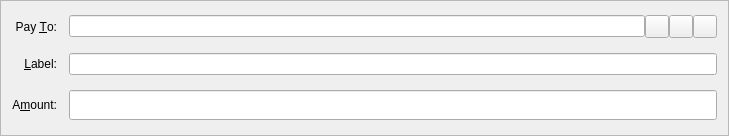
<?xml version="1.0" encoding="UTF-8"?>
<ui version="4.0">
 <class>SendCoinsEntry</class>
 <widget class="QFrame" name="SendCoinsEntry">
  <property name="geometry">
   <rect>
    <x>0</x>
    <y>0</y>
    <width>729</width>
    <height>136</height>
   </rect>
  </property>
  <property name="windowTitle">
   <string>Form</string>
  </property>
  <property name="frameShape">
   <enum>QFrame::StyledPanel</enum>
  </property>
  <property name="frameShadow">
   <enum>QFrame::Sunken</enum>
  </property>
  <layout class="QGridLayout" name="gridLayout">
   <property name="spacing">
    <number>12</number>
   </property>
   <item row="5" column="0">
    <widget class="QLabel" name="label">
     <property name="font">
      <font>
       <pointsize>9</pointsize>
      </font>
     </property>
     <property name="text">
      <string>A&amp;mount:</string>
     </property>
     <property name="alignment">
      <set>Qt::AlignRight|Qt::AlignTrailing|Qt::AlignVCenter</set>
     </property>
     <property name="buddy">
      <cstring>payAmount</cstring>
     </property>
    </widget>
   </item>
   <item row="3" column="0">
    <widget class="QLabel" name="label_2">
     <property name="font">
      <font>
       <pointsize>9</pointsize>
      </font>
     </property>
     <property name="text">
      <string>Pay &amp;To:</string>
     </property>
     <property name="alignment">
      <set>Qt::AlignRight|Qt::AlignTrailing|Qt::AlignVCenter</set>
     </property>
     <property name="buddy">
      <cstring>payTo</cstring>
     </property>
    </widget>
   </item>
   <item row="5" column="1">
    <widget class="BitcoinAmountField" name="payAmount">
     <property name="minimumSize">
      <size>
       <width>0</width>
       <height>30</height>
      </size>
     </property>
     <property name="font">
      <font>
       <pointsize>8</pointsize>
      </font>
     </property>
    </widget>
   </item>
   <item row="4" column="1">
    <layout class="QHBoxLayout" name="horizontalLayout_2">
     <property name="spacing">
      <number>0</number>
     </property>
     <item>
      <widget class="QValidatedLineEdit" name="addAsLabel">
       <property name="enabled">
        <bool>true</bool>
       </property>
       <property name="font">
        <font>
         <pointsize>9</pointsize>
        </font>
       </property>
       <property name="toolTip">
        <string>Enter a label for this address to add it to your address book</string>
       </property>
      </widget>
     </item>
    </layout>
   </item>
   <item row="4" column="0">
    <widget class="QLabel" name="label_4">
     <property name="font">
      <font>
       <pointsize>9</pointsize>
      </font>
     </property>
     <property name="text">
      <string>&amp;Label:</string>
     </property>
     <property name="alignment">
      <set>Qt::AlignRight|Qt::AlignTrailing|Qt::AlignVCenter</set>
     </property>
     <property name="buddy">
      <cstring>addAsLabel</cstring>
     </property>
    </widget>
   </item>
   <item row="3" column="1">
    <layout class="QHBoxLayout" name="payToLayout">
     <property name="spacing">
      <number>0</number>
     </property>
     <item>
      <widget class="QValidatedLineEdit" name="payTo">
       <property name="font">
        <font>
         <pointsize>9</pointsize>
        </font>
       </property>
       <property name="toolTip">
        <string>The address to send the payment to  (e.g. B8gZqgY4r2RoEdqYk3QsAqFckyf9pRHN6i)</string>
       </property>
       <property name="maxLength">
        <number>34</number>
       </property>
      </widget>
     </item>
     <item>
      <widget class="QToolButton" name="addressBookButton">
       <property name="toolTip">
        <string>Choose address from address book</string>
       </property>
       <property name="text">
        <string/>
       </property>
       <property name="icon">
        <iconset resource="../bitcoin.qrc">
         <normaloff>:/icons/address-book</normaloff>:/icons/address-book</iconset>
       </property>
       <property name="shortcut">
        <string>Alt+A</string>
       </property>
      </widget>
     </item>
     <item>
      <widget class="QToolButton" name="pasteButton">
       <property name="toolTip">
        <string>Paste address from clipboard</string>
       </property>
       <property name="text">
        <string/>
       </property>
       <property name="icon">
        <iconset resource="../bitcoin.qrc">
         <normaloff>:/icons/editpaste</normaloff>:/icons/editpaste</iconset>
       </property>
       <property name="shortcut">
        <string>Alt+P</string>
       </property>
      </widget>
     </item>
     <item>
      <widget class="QToolButton" name="deleteButton">
       <property name="toolTip">
        <string>Remove this recipient</string>
       </property>
       <property name="text">
        <string/>
       </property>
       <property name="icon">
        <iconset resource="../bitcoin.qrc">
         <normaloff>:/icons/remove</normaloff>:/icons/remove</iconset>
       </property>
      </widget>
     </item>
    </layout>
   </item>
  </layout>
 </widget>
 <customwidgets>
  <customwidget>
   <class>QValidatedLineEdit</class>
   <extends>QLineEdit</extends>
   <header>qvalidatedlineedit.h</header>
  </customwidget>
  <customwidget>
   <class>BitcoinAmountField</class>
   <extends>QLineEdit</extends>
   <header>bitcoinamountfield.h</header>
   <container>1</container>
  </customwidget>
 </customwidgets>
 <resources>
  <include location="../bitcoin.qrc"/>
 </resources>
 <connections/>
</ui>
